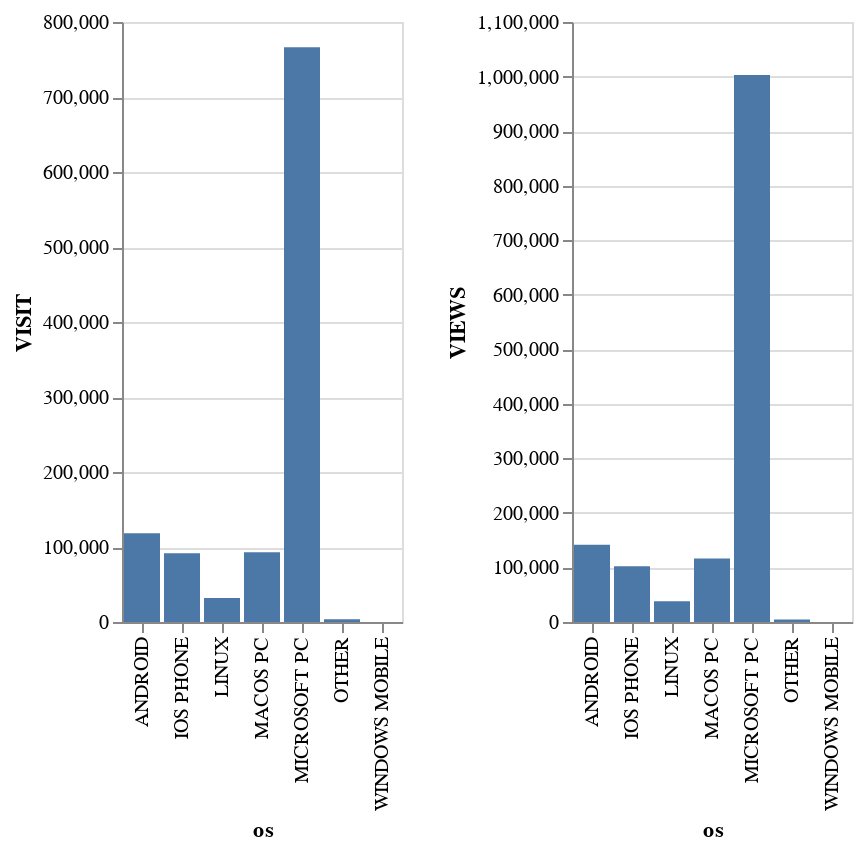

Write notebook code for a chart like this one.
### Code cell
import altair as alt

alt.data_transformers.disable_max_rows()
base=alt.Chart(os_data).mark_bar().encode(
x="os",
y="VISIT",
tooltip=["VISIT"]
)

base2=alt.Chart(os_data).mark_bar().encode(
x="os",
y="VIEWS",tooltip=["VIEWS"]
)
alt.hconcat(base,base2)

### Figure 1 — Vega-Lite specification as saved in the notebook (floating-point values rounded to 4 significant figures)
{"config": {"view": {"continuousWidth": 300, "continuousHeight": 300}}, "hconcat": [{"mark": {"type": "bar"}, "encoding": {"tooltip": [{"field": "VISIT", "type": "quantitative"}], "x": {"field": "os", "type": "nominal"}, "y": {"field": "VISIT", "type": "quantitative"}}}, {"mark": {"type": "bar"}, "encoding": {"tooltip": [{"field": "VIEWS", "type": "quantitative"}], "x": {"field": "os", "type": "nominal"}, "y": {"field": "VIEWS", "type": "quantitative"}}}], "data": {"name": "data-f0813bcbb5267295144e20b2fb8b94f0"}, "$schema": "https://vega.github.io/schema/vega-lite/v5.14.1.json", "datasets": {"data-f0813bcbb5267295144e20b2fb8b94f0": [{"os": "ANDROID", "Unnamed: 0": 58596215255, "VISIT": 118213, "ENGD_VISIT": 26644, "VIEWS": 141559, "bounce_rate_%": 8605000.0}, {"os": "IOS PHONE", "Unnamed: 0": 44620235990, "VISIT": 91516, "ENGD_VISIT": 16680, "VIEWS": 102043, "bounce_rate_%": 6958000.0}, {"os": "LINUX", "Unnamed: 0": 12740184512, "VISIT": 32084, "ENGD_VISIT": 7905, "VIEWS": 38223, "bounce_rate_%": 1720000.0}, {"os": "MACOS PC", "Unnamed: 0": 45607375094, "VISIT": 93011, "ENGD_VISIT": 33777, "VIEWS": 116243, "bounce_rate_%": 5543000.0}, {"os": "MICROSOFT PC", "Unnamed: 0": 359594979240, "VISIT": 766332, "ENGD_VISIT": 257441, "VIEWS": 1002960, "bounce_rate_%": 46040000.0}, {"os": "OTHER", "Unnamed: 0": 1794590037, "VISIT": 3543, "ENGD_VISIT": 1082, "VIEWS": 4407, "bounce_rate_%": 231400.0}, {"os": "WINDOWS MOBILE", "Unnamed: 0": 66251348, "VISIT": 152, "ENGD_VISIT": 21, "VIEWS": 173, "bounce_rate_%": 12050.0}]}}
